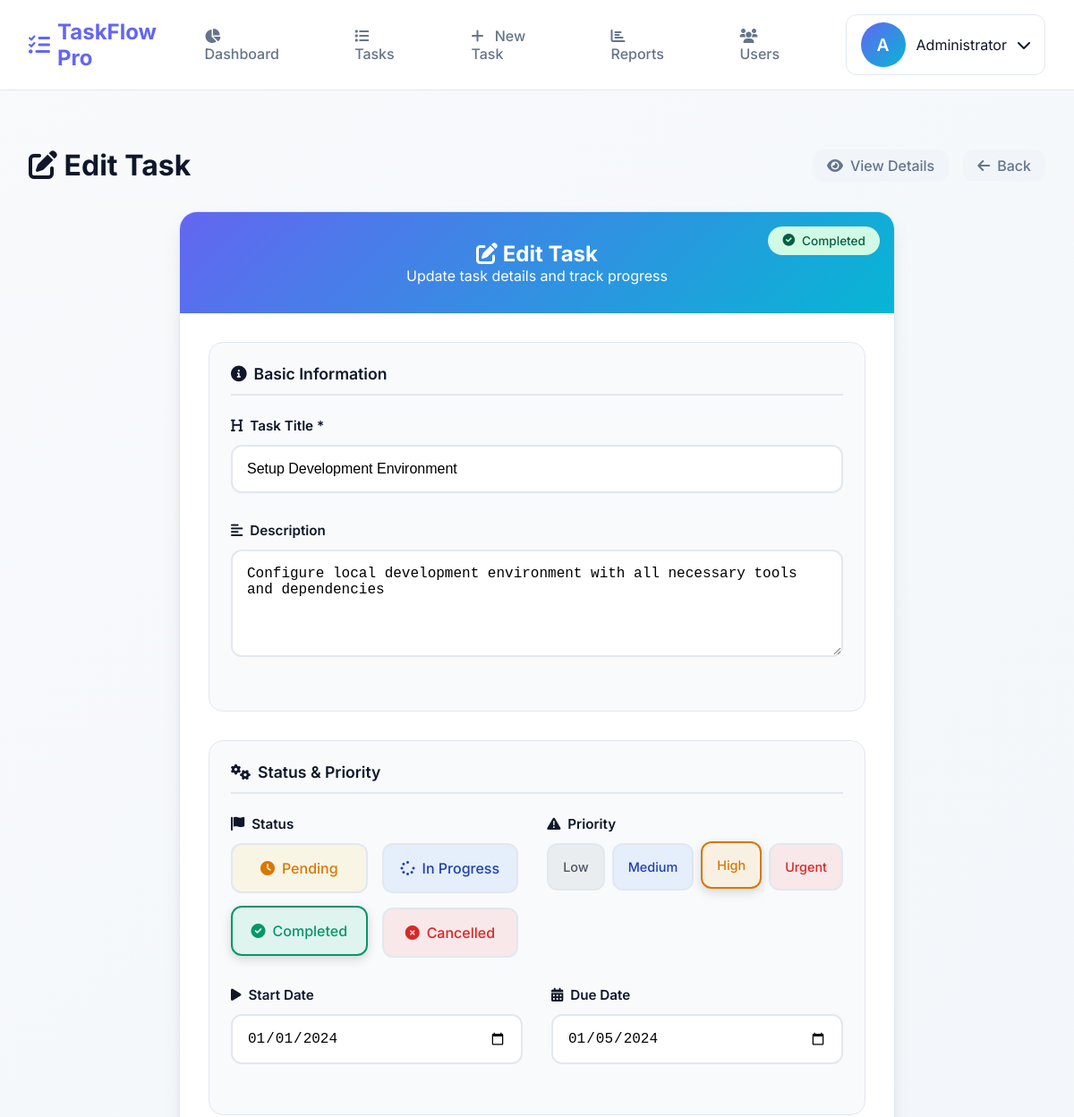
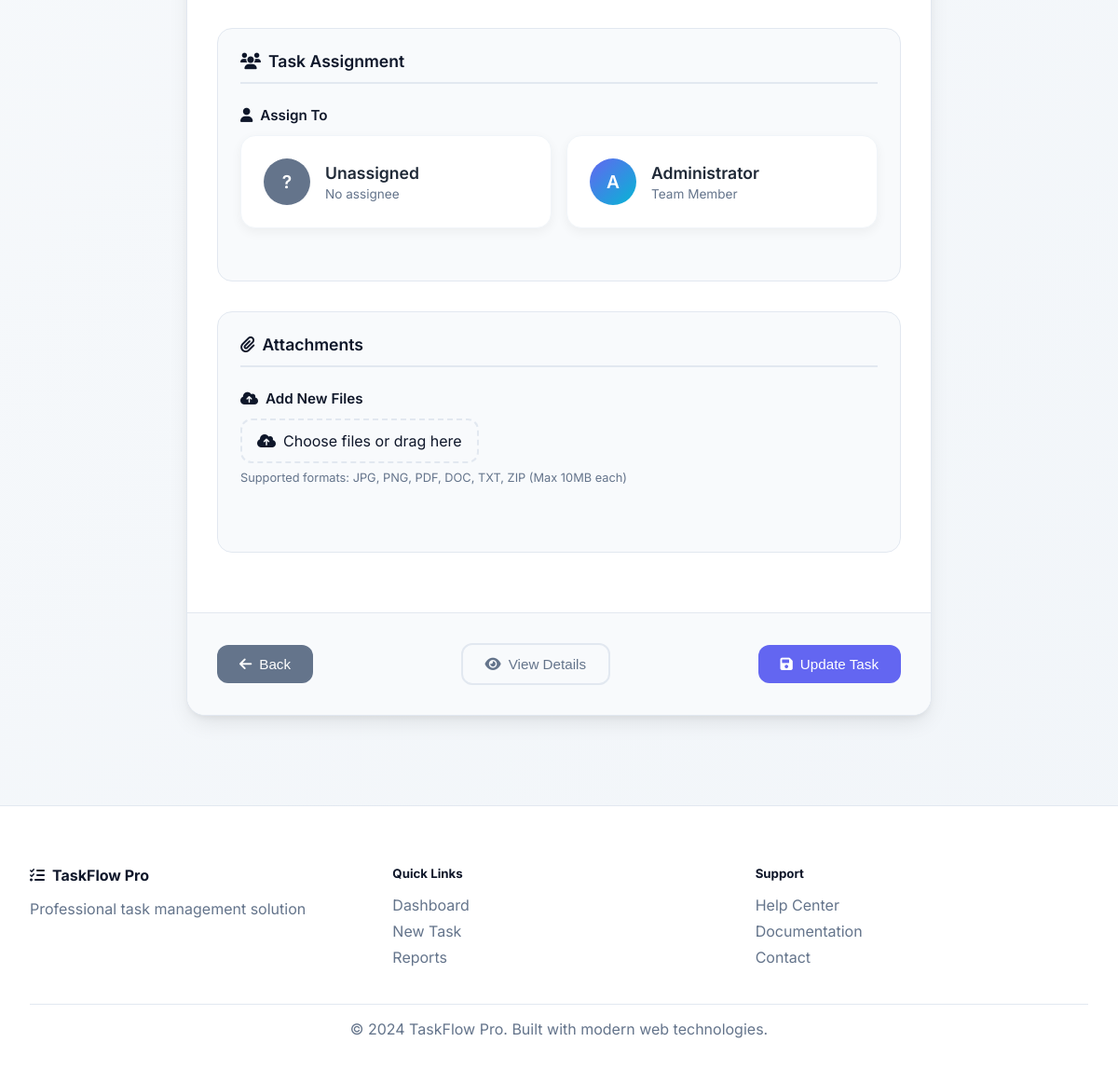
/index.php?action=edit_task&id=1 (signed in), run on the app's committed database (2 pictures, top to bottom).
### tables this page shows
CREATE TABLE tasks (
    id INT AUTO_INCREMENT PRIMARY KEY,
    title VARCHAR(200) NOT NULL,
    description TEXT,
    status ENUM('pending', 'in_progress', 'completed', 'cancelled') DEFAULT 'pending',
    priority ENUM('low', 'medium', 'high', 'urgent') DEFAULT 'medium',
    assigned_to INT,
    created_by INT NOT NULL,
    due_date DATE,
    start_date DATE,
    created_at TIMESTAMP DEFAULT CURRENT_TIMESTAMP,
    updated_at TIMESTAMP DEFAULT CURRENT_TIMESTAMP ON UPDATE CURRENT_TIMESTAMP,
    FOREIGN KEY (assigned_to) REFERENCES users(id),
    FOREIGN KEY (created_by) REFERENCES users(id)
);

CREATE TABLE users (
    id INT AUTO_INCREMENT PRIMARY KEY,
    username VARCHAR(50) UNIQUE NOT NULL,
    email VARCHAR(100) UNIQUE NOT NULL,
    password VARCHAR(255) NOT NULL,
    full_name VARCHAR(100) NOT NULL,
    role ENUM('admin', 'team_lead', 'member') DEFAULT 'member',
    status ENUM('active', 'inactive') DEFAULT 'active',
    created_at TIMESTAMP DEFAULT CURRENT_TIMESTAMP
);

### models/Task.php (called while the page is built, shortened)
<?php
class Task {
    public function __construct($db) {
        $this->conn = $db;
    }
}
?>

### models/TaskEnhanced.php (called while the page is built, shortened)
<?php
require_once 'Task.php';
class TaskEnhanced extends Task {
    public function getById($id) {
        $query = "SELECT t.*,
                         u1.full_name as assigned_name,
                         u2.full_name as creator_name
                  FROM tasks t
                  LEFT JOIN users u1 ON t.assigned_to = u1.id
                  LEFT JOIN users u2 ON t.created_by = u2.id
                  WHERE t.id = ?";
        $stmt = $this->conn->prepare($query);
        $stmt->bindParam(1, $id);
        $stmt->execute();
        return $stmt->fetch(PDO::FETCH_ASSOC);
    }
}
?>

### models/User.php (called while the page is built, shortened)
<?php
class User {
    private $conn;
    private $table_name = "users";
    public function __construct($db) {
        $this->conn = $db;
    }
    public function read() {
        $query = "SELECT id, username, full_name FROM " . $this->table_name . " ORDER BY full_name";
        $stmt = $this->conn->prepare($query);
        $stmt->execute();
        return $stmt;
    }
}
?>

### views/edit_task_enhanced.php (the view, shortened to what this page needs)
<?php
require_once 'models/TaskEnhanced.php';
require_once 'models/User.php';
$task = new TaskEnhanced($db);
$taskData = $task->getById($_GET['id']);
$user = new User($db);
$users = $user->read();
include 'includes/header.php';
?>
<div class="header-section">
    <h1 class="page-title"><i class="fas fa-edit"></i> Edit Task</h1>
    <div style="display: flex; gap: 1rem;">
        <a href="index.php?action=task_details&id=<?php echo $taskData['id']; ?>" class="btn-modern btn-secondary">
            <i class="fas fa-eye"></i> View Details
        </a>
        <a href="index.php" class="btn-modern btn-secondary">
            <i class="fas fa-arrow-left"></i> Back
        </a>
    </div>
</div>
<div class="form-container-modern">
    <div class="form-card-enhanced edit-mode">
        <div class="form-header-edit">
            <div class="task-status-indicator status-<?php echo $taskData['status']; ?>">
                <i class="fas fa-<?php echo $taskData['status'] == 'completed' ? 'check-circle' : ($taskData['status'] == 'in_progress' ? 'spinner fa-spin' : 'clock'); ?>"></i>
                <span><?php echo ucfirst(str_replace('_', ' ', $taskData['status'])); ?></span>
            </div>
            <h2><i class="fas fa-edit"></i> Edit Task</h2>
            <p>Update task details and track progress</p>
        </div>
        <form method="POST" action="index.php?action=tasks" id="taskForm" enctype="multipart/form-data">
            <div class="form-content-edit">
                <div class="form-section">
                    <div class="section-title">
                        <i class="fas fa-info-circle"></i> Basic Information
                    </div>
                    <div class="form-group-modern">
                        <label for="title" class="form-label-modern">
                            <i class="fas fa-heading"></i> Task Title *
                        </label>
                        <input type="text" id="title" name="title" class="form-input-modern" required
                               value="<?php echo htmlspecialchars($taskData['title']); ?>"
                               placeholder="Enter a descriptive task title">
                    </div>
                    <div class="form-group-modern">
                        <label for="description" class="form-label-modern">
                            <i class="fas fa-align-left"></i> Description
                        </label>
                        <textarea id="description" name="description" class="form-textarea-modern" rows="4"
                                  placeholder="Describe the task in detail..."><?php echo htmlspecialchars($taskData['description']); ?></textarea>
                    </div>
                </div>
                <div class="form-section">
                    <div class="section-title">
                        <i class="fas fa-cogs"></i> Status & Priority
                    </div>
                    <div class="form-row-modern">
                        <div class="form-group-modern">
                            <label for="status" class="form-label-modern">
                                <i class="fas fa-flag"></i> Status
                            </label>
                            <div class="status-selector">
                                <label for="status_pending" class="status-option pending">
                                    <i class="fas fa-clock"></i> Pending
                                </label>
                                <label for="status_progress" class="status-option progress">
                                    <i class="fas fa-spinner"></i> In Progress
                                </label>
                                <label for="status_completed" class="status-option completed">
                                    <i class="fas fa-check-circle"></i> Completed
                                </label>
                                <label for="status_cancelled" class="status-option cancelled">
                                    <i class="fas fa-times-circle"></i> Cancelled
                                </label>
                            </div>
                        </div>
                        <div class="form-group-modern">
                            <label for="priority" class="form-label-modern">
                                <i class="fas fa-exclamation-triangle"></i> Priority
                            </label>
                            <div class="priority-selector">
                                <label for="low" class="priority-option low">Low</label>
                                <label for="medium" class="priority-option medium">Medium</label>
                                <label for="high" class="priority-option high">High</label>
                                <label for="urgent" class="priority-option urgent">Urgent</label>
                            </div>
                        </div>
                    </div>
                    <div class="form-row-modern">
                        <div class="form-group-modern">
                            <label for="start_date" class="form-label-modern">
                                <i class="fas fa-play"></i> Start Date
                            </label>
                            <input type="date" id="start_date" name="start_date" class="form-input-modern"
                                   value="<?php echo $taskData['start_date']; ?>">
                        </div>
                        <div class="form-group-modern">
                            <label for="due_date" class="form-label-modern">
                                <i class="fas fa-calendar-alt"></i> Due Date
                            </label>
                            <input type="date" id="due_date" name="due_date" class="form-input-modern"
                                   value="<?php echo $taskData['due_date']; ?>">
                        </div>
                    </div>
                </div>
                <div class="form-section">
                    <div class="section-title">
                        <i class="fas fa-users"></i> Task Assignment
                    </div>
                    <div class="form-group-modern">
                        <label for="assigned_to" class="form-label-modern">
                            <i class="fas fa-user"></i> Assign To
                        </label>
                        <div class="user-selector">
                            <div class="user-option">
                                <label for="unassigned" class="user-card">
                                    <div class="user-avatar unassigned">?</div>
                                    <div class="user-info">
                                        <div class="user-name">Unassigned</div>
                                        <div class="user-role">No assignee</div>
                                    </div>
                                </label>
                            </div>
                            <?php while ($row = $users->fetch(PDO::FETCH_ASSOC)): ?>
                            <div class="user-option">
                                <label for="user_<?php echo $row['id']; ?>" class="user-card">
                                    <div class="user-avatar"><?php echo strtoupper(substr($row['full_name'], 0, 1)); ?></div>
                                    <div class="user-info">
                                        <div class="user-name"><?php echo htmlspecialchars($row['full_name']); ?></div>
                                        <div class="user-role">Team Member</div>
                                    </div>
                                </label>
                            </div>
                            <?php endwhile; ?>
                        </div>
                    </div>
                </div>
                <div class="form-section">
                    <div class="section-title">
                        <i class="fas fa-paperclip"></i> Attachments
                    </div>
                    <div class="form-group-modern">
                        <label class="form-label-modern">
                            <i class="fas fa-cloud-upload-alt"></i> Add New Files
                        </label>
                        <div class="file-upload">
                            <label for="attachments" class="file-upload-label">
                                <i class="fas fa-cloud-upload-alt"></i>
                                <span>Choose files or drag here</span>
                            </label>
                        </div>
                        <div class="input-helper">Supported formats: JPG, PNG, PDF, DOC, TXT, ZIP (Max 10MB each)</div>
                    </div>
                </div>
            </div>
            <div class="form-actions-modern">
                <button type="button" onclick="history.back()" class="btn-action-modern btn-secondary">
                    <i class="fas fa-arrow-left"></i> Back
                </button>
                <button type="button" onclick="window.location.href='index.php?action=task_details&id=<?php echo $taskData['id']; ?>'" class="btn-action-modern btn-outline">
                    <i class="fas fa-eye"></i> View Details
                </button>
                <button type="submit" class="btn-action-modern btn-primary">
                    <i class="fas fa-save"></i> Update Task
                </button>
            </div>
        </form>
    </div>
</div>
<?php include 'includes/footer.php'; ?>

### assets/css/user_management.css (style rules this page uses)
.user-card { background: white; border-radius: 16px; padding: 1.5rem; box-shadow: 0 4px 12px rgba(0, 0, 0, 0.05); border: 1px solid #f1f5f9; transition: all 0.3s ease; position: relative; overflow: hidden; }
.user-info { flex: 1; }
.user-name { font-size: 1.1rem; font-weight: 600; color: #1f2937; margin: 0 0 0.25rem 0; }
.form-section { margin-bottom: 2rem; }

### assets/css/user_dashboard.css (style rules this page uses)
.status-completed { background: #d1fae5; color: #065f46; }

### data on the page
tasks: status "Completed", title "Setup Development Environment", description "Configure local development environment with all necessary tools and dependencies", start_date "01/01/2024", due_date "01/05/2024"
users: full_name "A", full_name "Administrator"

### other printed values
substr($_SESSION['full_name'], 0, 1) "A"
$_SESSION['full_name'] "Administrator"
